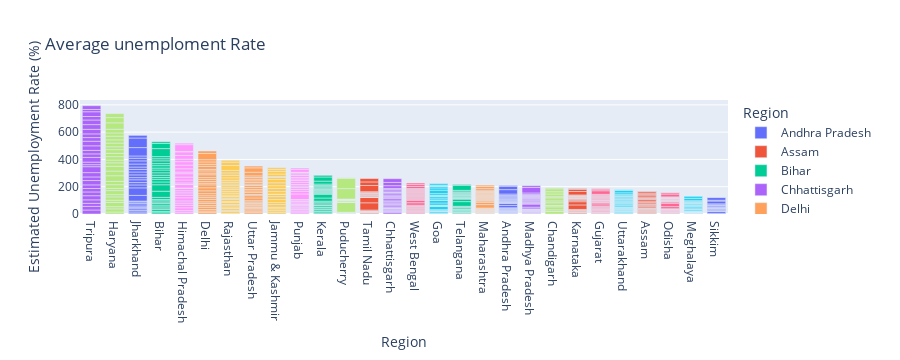

Write notebook code for a chart like this one.
### Code cell
# Bar Plot of Average Estimated Unployment Rate
import plotly.express as px
fig = px.bar(df1, x = 'Region', y =" Estimated Unemployment Rate (%)", color = "Region", title = "Average unemploment Rate")
fig.update_layout(xaxis = {'categoryorder':'total descending'})
fig.show()

### Figure 1 — Plotly figure (JSON) as saved in the notebook; plotly's stock layout.template omitted (floating-point values rounded to 4 significant figures)
{"data": [{"alignmentgroup": "True", "hovertemplate": "Region=%{x}<br> Estimated Unemployment Rate (%)=%{y}<extra></extra>", "legendgroup": "Andhra Pradesh", "marker": {"color": "#636efa", "pattern": {"shape": ""}}, "name": "Andhra Pradesh", "offsetgroup": "Andhra Pradesh", "orientation": "v", "showlegend": true, "textposition": "auto", "type": "bar", "x": ["Andhra Pradesh", "Andhra Pradesh", "Andhra Pradesh", "Andhra Pradesh", "Andhra Pradesh", "Andhra Pradesh", "Andhra Pradesh", "Andhra Pradesh", "Andhra Pradesh", "Andhra Pradesh", "Andhra Pradesh", "Andhra Pradesh", "Andhra Pradesh", "Andhra Pradesh", "Andhra Pradesh", "Andhra Pradesh", "Andhra Pradesh", "Andhra Pradesh", "Andhra Pradesh", "Andhra Pradesh", "Andhra Pradesh", "Andhra Pradesh", "Andhra Pradesh", "Andhra Pradesh", "Andhra Pradesh", "Andhra Pradesh", "Andhra Pradesh", "Andhra Pradesh"], "xaxis": "x", "y": [3.65, 3.05, 3.75, 3.32, 5.17, 3.52, 4.12, 4.38, 4.84, 5.91, 4.06, 16.29, 14.46, 0.85, 6.09, 3.8, 5.64, 4.61, 6.01, 4.7, 7.54, 7.88, 7.11, 5.66, 9.88, 32.3, 24.91, 5.86], "yaxis": "y"}, {"alignmentgroup": "True", "hovertemplate": "Region=%{x}<br> Estimated Unemployment Rate (%)=%{y}<extra></extra>", "legendgroup": "Assam", "marker": {"color": "#EF553B", "pattern": {"shape": ""}}, "name": "Assam", "offsetgroup": "Assam", "orientation": "v", "showlegend": true, "textposition": "auto", "type": "bar", "x": ["Assam", "Assam", "Assam", "Assam", "Assam", "Assam", "Assam", "Assam", "Assam", "Assam", "Assam", "Assam", "Assam", "Assam", "Assam", "Assam", "Assam", "Assam", "Assam", "Assam", "Assam", "Assam", "Assam", "Assam", "Assam", "Assam"], "xaxis": "x", "y": [4.29, 5.08, 4.26, 5.79, 4.46, 4.65, 4.66, 4.29, 3.26, 3.77, 9.38, 0, 7.87, 9.89, 3.21, 10.39, 9.26, 11.17, 6.31, 5.02, 7.24, 9.98, 10.34, 8.37, 10.77, 3.42], "yaxis": "y"}, {"alignmentgroup": "True", "hovertemplate": "Region=%{x}<br> Estimated Unemployment Rate (%)=%{y}<extra></extra>", "legendgroup": "Bihar", "marker": {"color": "#00cc96", "pattern": {"shape": ""}}, "name": "Bihar", "offsetgroup": "Bihar", "orientation": "v", "showlegend": true, "textposition": "auto", "type": "bar", "x": ["Bihar", "Bihar", "Bihar", "Bihar", "Bihar", "Bihar", "Bihar", "Bihar", "Bihar", "Bihar", "Bihar", "Bihar", "Bihar", "Bihar", "Bihar", "Bihar", "Bihar", "Bihar", "Bihar", "Bihar", "Bihar", "Bihar", "Bihar", "Bihar", "Bihar", "Bihar", "Bihar", "Bihar"], "xaxis": "x", "y": [9.27, 10.2, 13.44, 11, 8.87, 12.47, 12.4, 10.16, 9.13, 9.61, 15.39, 45.09, 47.26, 20.49, 19.9, 13.29, 16.41, 17.66, 20.46, 14.06, 17.62, 14.91, 20.69, 15.11, 15.73, 58.77, 37.87, 12.45], "yaxis": "y"}, {"alignmentgroup": "True", "hovertemplate": "Region=%{x}<br> Estimated Unemployment Rate (%)=%{y}<extra></extra>", "legendgroup": "Chhattisgarh", "marker": {"color": "#ab63fa", "pattern": {"shape": ""}}, "name": "Chhattisgarh", "offsetgroup": "Chhattisgarh", "orientation": "v", "showlegend": true, "textposition": "auto", "type": "bar", "x": ["Chhattisgarh", "Chhattisgarh", "Chhattisgarh", "Chhattisgarh", "Chhattisgarh", "Chhattisgarh", "Chhattisgarh", "Chhattisgarh", "Chhattisgarh", "Chhattisgarh", "Chhattisgarh", "Chhattisgarh", "Chhattisgarh", "Chhattisgarh", "Chhattisgarh", "Chhattisgarh", "Chhattisgarh", "Chhattisgarh", "Chhattisgarh", "Chhattisgarh", "Chhattisgarh", "Chhattisgarh", "Chhattisgarh", "Chhattisgarh", "Chhattisgarh", "Chhattisgarh", "Chhattisgarh", "Chhattisgarh"], "xaxis": "x", "y": [9.82, 6.76, 4.54, 4.64, 8.33, 6.96, 2.77, 6.11, 9.89, 7.89, 7.31, 0, 7.64, 10.14, 9.77, 11.77, 8.17, 6.29, 9.46, 10.27, 8.32, 3.57, 9.01, 9.79, 8.21, 20.13, 24.1, 27.07], "yaxis": "y"}, {"alignmentgroup": "True", "hovertemplate": "Region=%{x}<br> Estimated Unemployment Rate (%)=%{y}<extra></extra>", "legendgroup": "Delhi", "marker": {"color": "#FFA15A", "pattern": {"shape": ""}}, "name": "Delhi", "offsetgroup": "Delhi", "orientation": "v", "showlegend": true, "textposition": "auto", "type": "bar", "x": ["Delhi", "Delhi", "Delhi", "Delhi", "Delhi", "Delhi", "Delhi", "Delhi", "Delhi", "Delhi", "Delhi", "Delhi", "Delhi", "Delhi", "Delhi", "Delhi", "Delhi", "Delhi", "Delhi", "Delhi", "Delhi", "Delhi", "Delhi", "Delhi", "Delhi", "Delhi", "Delhi", "Delhi"], "xaxis": "x", "y": [12.56, 9.33, 11.07, 17.18, 12.5, 15.84, 11.11, 16.97, 13.48, 13.81, 15.18, 20.69, 22.76, 21.14, 12.31, 12.76, 14.68, 13.52, 20.59, 12.41, 16.11, 11.07, 22.45, 14.86, 17.09, 16.51, 45.78, 18.11], "yaxis": "y"}, {"alignmentgroup": "True", "hovertemplate": "Region=%{x}<br> Estimated Unemployment Rate (%)=%{y}<extra></extra>", "legendgroup": "Goa", "marker": {"color": "#19d3f3", "pattern": {"shape": ""}}, "name": "Goa", "offsetgroup": "Goa", "orientation": "v", "showlegend": true, "textposition": "auto", "type": "bar", "x": ["Goa", "Goa", "Goa", "Goa", "Goa", "Goa", "Goa", "Goa", "Goa", "Goa", "Goa", "Goa", "Goa", "Goa", "Goa", "Goa", "Goa", "Goa", "Goa", "Goa", "Goa", "Goa", "Goa", "Goa"], "xaxis": "x", "y": [2.91, 5.45, 10.98, 1.98, 3.61, 7.21, 23.71, 3.54, 5.38, 0, 15.91, 20, 2.75, 13.33, 12.28, 4.9, 3.16, 12.31, 25.2, 16.22, 10.92, 4.31, 4.76, 11.76], "yaxis": "y"}, {"alignmentgroup": "True", "hovertemplate": "Region=%{x}<br> Estimated Unemployment Rate (%)=%{y}<extra></extra>", "legendgroup": "Gujarat", "marker": {"color": "#FF6692", "pattern": {"shape": ""}}, "name": "Gujarat", "offsetgroup": "Gujarat", "orientation": "v", "showlegend": true, "textposition": "auto", "type": "bar", "x": ["Gujarat", "Gujarat", "Gujarat", "Gujarat", "Gujarat", "Gujarat", "Gujarat", "Gujarat", "Gujarat", "Gujarat", "Gujarat", "Gujarat", "Gujarat", "Gujarat", "Gujarat", "Gujarat", "Gujarat", "Gujarat", "Gujarat", "Gujarat", "Gujarat", "Gujarat", "Gujarat", "Gujarat", "Gujarat", "Gujarat", "Gujarat", "Gujarat"], "xaxis": "x", "y": [2.88, 4.77, 4.58, 3.7, 6.29, 4.91, 4.68, 3.46, 5.35, 6.64, 7.59, 12, 14.58, 1.41, 4.09, 6.31, 5.15, 4.2, 5.96, 5.45, 7.53, 5.71, 5.82, 6.04, 5.39, 25.94, 11.62, 4.54], "yaxis": "y"}, {"alignmentgroup": "True", "hovertemplate": "Region=%{x}<br> Estimated Unemployment Rate (%)=%{y}<extra></extra>", "legendgroup": "Haryana", "marker": {"color": "#B6E880", "pattern": {"shape": ""}}, "name": "Haryana", "offsetgroup": "Haryana", "orientation": "v", "showlegend": true, "textposition": "auto", "type": "bar", "x": ["Haryana", "Haryana", "Haryana", "Haryana", "Haryana", "Haryana", "Haryana", "Haryana", "Haryana", "Haryana", "Haryana", "Haryana", "Haryana", "Haryana", "Haryana", "Haryana", "Haryana", "Haryana", "Haryana", "Haryana", "Haryana", "Haryana", "Haryana", "Haryana", "Haryana", "Haryana", "Haryana", "Haryana"], "xaxis": "x", "y": [14.54, 23.08, 16.22, 30.94, 16.36, 24.17, 16.59, 29.56, 16.21, 27.19, 23.92, 41.61, 34.22, 35.57, 24.67, 20.42, 25.45, 24.19, 26.84, 21.04, 27.06, 23.65, 27.24, 23.29, 27.14, 46.89, 38.46, 29.41], "yaxis": "y"}, {"alignmentgroup": "True", "hovertemplate": "Region=%{x}<br> Estimated Unemployment Rate (%)=%{y}<extra></extra>", "legendgroup": "Himachal Pradesh", "marker": {"color": "#FF97FF", "pattern": {"shape": ""}}, "name": "Himachal Pradesh", "offsetgroup": "Himachal Pradesh", "orientation": "v", "showlegend": true, "textposition": "auto", "type": "bar", "x": ["Himachal Pradesh", "Himachal Pradesh", "Himachal Pradesh", "Himachal Pradesh", "Himachal Pradesh", "Himachal Pradesh", "Himachal Pradesh", "Himachal Pradesh", "Himachal Pradesh", "Himachal Pradesh", "Himachal Pradesh", "Himachal Pradesh", "Himachal Pradesh", "Himachal Pradesh", "Himachal Pradesh", "Himachal Pradesh", "Himachal Pradesh", "Himachal Pradesh", "Himachal Pradesh", "Himachal Pradesh", "Himachal Pradesh", "Himachal Pradesh", "Himachal Pradesh", "Himachal Pradesh", "Himachal Pradesh", "Himachal Pradesh", "Himachal Pradesh", "Himachal Pradesh"], "xaxis": "x", "y": [13.68, 11.43, 20.59, 18.56, 15.98, 15.81, 22.86, 19.46, 16.67, 15.42, 17.71, 2.13, 25.64, 1.12, 10.88, 21.43, 21.51, 24.48, 12, 23.77, 27.27, 25.32, 18.15, 27.31, 26.44, 2.7, 50, 10.81], "yaxis": "y"}, {"alignmentgroup": "True", "hovertemplate": "Region=%{x}<br> Estimated Unemployment Rate (%)=%{y}<extra></extra>", "legendgroup": "Jammu & Kashmir", "marker": {"color": "#FECB52", "pattern": {"shape": ""}}, "name": "Jammu & Kashmir", "offsetgroup": "Jammu & Kashmir", "orientation": "v", "showlegend": true, "textposition": "auto", "type": "bar", "x": ["Jammu & Kashmir", "Jammu & Kashmir", "Jammu & Kashmir", "Jammu & Kashmir", "Jammu & Kashmir", "Jammu & Kashmir", "Jammu & Kashmir", "Jammu & Kashmir", "Jammu & Kashmir", "Jammu & Kashmir", "Jammu & Kashmir", "Jammu & Kashmir", "Jammu & Kashmir", "Jammu & Kashmir", "Jammu & Kashmir", "Jammu & Kashmir", "Jammu & Kashmir", "Jammu & Kashmir", "Jammu & Kashmir", "Jammu & Kashmir", "Jammu & Kashmir"], "xaxis": "x", "y": [12.78, 12.09, 13.67, 11.32, 19.27, 14.73, 22.19, 21.23, 16, 2.22, 18.97, 23.04, 19.88, 21.55, 24.06, 14.29, 7.02, 18.54, 19.86, 14.29, 12.96], "yaxis": "y"}, {"alignmentgroup": "True", "hovertemplate": "Region=%{x}<br> Estimated Unemployment Rate (%)=%{y}<extra></extra>", "legendgroup": "Jharkhand", "marker": {"color": "#636efa", "pattern": {"shape": ""}}, "name": "Jharkhand", "offsetgroup": "Jharkhand", "orientation": "v", "showlegend": true, "textposition": "auto", "type": "bar", "x": ["Jharkhand", "Jharkhand", "Jharkhand", "Jharkhand", "Jharkhand", "Jharkhand", "Jharkhand", "Jharkhand", "Jharkhand", "Jharkhand", "Jharkhand", "Jharkhand", "Jharkhand", "Jharkhand", "Jharkhand", "Jharkhand", "Jharkhand", "Jharkhand", "Jharkhand", "Jharkhand", "Jharkhand", "Jharkhand", "Jharkhand", "Jharkhand", "Jharkhand", "Jharkhand", "Jharkhand", "Jharkhand"], "xaxis": "x", "y": [7.11, 8.46, 9.98, 12.06, 7.12, 6.57, 8.07, 15.15, 6.16, 9.06, 5.01, 41.72, 55.1, 21.53, 17.23, 20.51, 15.67, 20.25, 21.16, 19.05, 17.34, 22.01, 22.96, 19.67, 16.4, 61.48, 70.17, 19.38], "yaxis": "y"}, {"alignmentgroup": "True", "hovertemplate": "Region=%{x}<br> Estimated Unemployment Rate (%)=%{y}<extra></extra>", "legendgroup": "Karnataka", "marker": {"color": "#EF553B", "pattern": {"shape": ""}}, "name": "Karnataka", "offsetgroup": "Karnataka", "orientation": "v", "showlegend": true, "textposition": "auto", "type": "bar", "x": ["Karnataka", "Karnataka", "Karnataka", "Karnataka", "Karnataka", "Karnataka", "Karnataka", "Karnataka", "Karnataka", "Karnataka", "Karnataka", "Karnataka", "Karnataka", "Karnataka", "Karnataka", "Karnataka", "Karnataka", "Karnataka", "Karnataka", "Karnataka", "Karnataka", "Karnataka", "Karnataka", "Karnataka", "Karnataka", "Karnataka", "Karnataka", "Karnataka"], "xaxis": "x", "y": [5.46, 5.98, 0.52, 0.37, 3.2, 7.13, 1.19, 0.41, 2.57, 4.11, 2.39, 33.17, 23.72, 10.92, 6.56, 5, 2.29, 1.27, 3.57, 3.87, 3.44, 1.56, 3.31, 2.88, 4.92, 25.12, 15.88, 6.12], "yaxis": "y"}, {"alignmentgroup": "True", "hovertemplate": "Region=%{x}<br> Estimated Unemployment Rate (%)=%{y}<extra></extra>", "legendgroup": "Kerala", "marker": {"color": "#00cc96", "pattern": {"shape": ""}}, "name": "Kerala", "offsetgroup": "Kerala", "orientation": "v", "showlegend": true, "textposition": "auto", "type": "bar", "x": ["Kerala", "Kerala", "Kerala", "Kerala", "Kerala", "Kerala", "Kerala", "Kerala", "Kerala", "Kerala", "Kerala", "Kerala", "Kerala", "Kerala", "Kerala", "Kerala", "Kerala", "Kerala", "Kerala", "Kerala", "Kerala", "Kerala", "Kerala", "Kerala", "Kerala", "Kerala", "Kerala", "Kerala"], "xaxis": "x", "y": [6.63, 9, 4.95, 10.32, 5.35, 9.14, 5, 10.77, 4.11, 8.91, 8.85, 10.71, 23.38, 27.66, 6.11, 6.67, 7.58, 7.69, 5.52, 5.35, 6.71, 7.31, 6.65, 6.08, 9.14, 21.43, 30.28, 12.17], "yaxis": "y"}, {"alignmentgroup": "True", "hovertemplate": "Region=%{x}<br> Estimated Unemployment Rate (%)=%{y}<extra></extra>", "legendgroup": "Madhya Pradesh", "marker": {"color": "#ab63fa", "pattern": {"shape": ""}}, "name": "Madhya Pradesh", "offsetgroup": "Madhya Pradesh", "orientation": "v", "showlegend": true, "textposition": "auto", "type": "bar", "x": ["Madhya Pradesh", "Madhya Pradesh", "Madhya Pradesh", "Madhya Pradesh", "Madhya Pradesh", "Madhya Pradesh", "Madhya Pradesh", "Madhya Pradesh", "Madhya Pradesh", "Madhya Pradesh", "Madhya Pradesh", "Madhya Pradesh", "Madhya Pradesh", "Madhya Pradesh", "Madhya Pradesh", "Madhya Pradesh", "Madhya Pradesh", "Madhya Pradesh", "Madhya Pradesh", "Madhya Pradesh", "Madhya Pradesh", "Madhya Pradesh", "Madhya Pradesh", "Madhya Pradesh", "Madhya Pradesh", "Madhya Pradesh", "Madhya Pradesh", "Madhya Pradesh"], "xaxis": "x", "y": [3.63, 4.25, 3.92, 4.94, 3.08, 2.98, 2.72, 2.94, 3.66, 4.42, 1.19, 12.5, 22.46, 6.46, 3.91, 6.38, 7.38, 6.82, 7, 4.4, 6.06, 6.2, 5.17, 4.96, 4.8, 11.94, 40.49, 12.72], "yaxis": "y"}, {"alignmentgroup": "True", "hovertemplate": "Region=%{x}<br> Estimated Unemployment Rate (%)=%{y}<extra></extra>", "legendgroup": "Maharashtra", "marker": {"color": "#FFA15A", "pattern": {"shape": ""}}, "name": "Maharashtra", "offsetgroup": "Maharashtra", "orientation": "v", "showlegend": true, "textposition": "auto", "type": "bar", "x": ["Maharashtra", "Maharashtra", "Maharashtra", "Maharashtra", "Maharashtra", "Maharashtra", "Maharashtra", "Maharashtra", "Maharashtra", "Maharashtra", "Maharashtra", "Maharashtra", "Maharashtra", "Maharashtra", "Maharashtra", "Maharashtra", "Maharashtra", "Maharashtra", "Maharashtra", "Maharashtra", "Maharashtra", "Maharashtra", "Maharashtra", "Maharashtra", "Maharashtra", "Maharashtra", "Maharashtra", "Maharashtra"], "xaxis": "x", "y": [3.67, 4.34, 3.66, 3.76, 4.4, 3.81, 3.68, 3.03, 3.8, 4.24, 5.38, 25.28, 16.89, 9.4, 6.08, 6.46, 6.35, 7.57, 7.6, 7.51, 7.6, 7.83, 6.67, 5.34, 6.34, 14.99, 15.92, 10.01], "yaxis": "y"}, {"alignmentgroup": "True", "hovertemplate": "Region=%{x}<br> Estimated Unemployment Rate (%)=%{y}<extra></extra>", "legendgroup": "Meghalaya", "marker": {"color": "#19d3f3", "pattern": {"shape": ""}}, "name": "Meghalaya", "offsetgroup": "Meghalaya", "orientation": "v", "showlegend": true, "textposition": "auto", "type": "bar", "x": ["Meghalaya", "Meghalaya", "Meghalaya", "Meghalaya", "Meghalaya", "Meghalaya", "Meghalaya", "Meghalaya", "Meghalaya", "Meghalaya", "Meghalaya", "Meghalaya", "Meghalaya", "Meghalaya", "Meghalaya", "Meghalaya", "Meghalaya", "Meghalaya", "Meghalaya", "Meghalaya", "Meghalaya", "Meghalaya", "Meghalaya", "Meghalaya", "Meghalaya", "Meghalaya", "Meghalaya"], "xaxis": "x", "y": [3.16, 4.23, 1.03, 0.52, 0.24, 3.7, 1.5, 1.8, 0.97, 2.76, 1.28, 8.38, 3.73, 1.35, 8.4, 8.66, 4.43, 5.8, 5.3, 7.2, 3.02, 5.21, 4.76, 7.37, 2.8, 17.39, 14.58], "yaxis": "y"}, {"alignmentgroup": "True", "hovertemplate": "Region=%{x}<br> Estimated Unemployment Rate (%)=%{y}<extra></extra>", "legendgroup": "Odisha", "marker": {"color": "#FF6692", "pattern": {"shape": ""}}, "name": "Odisha", "offsetgroup": "Odisha", "orientation": "v", "showlegend": true, "textposition": "auto", "type": "bar", "x": ["Odisha", "Odisha", "Odisha", "Odisha", "Odisha", "Odisha", "Odisha", "Odisha", "Odisha", "Odisha", "Odisha", "Odisha", "Odisha", "Odisha", "Odisha", "Odisha", "Odisha", "Odisha", "Odisha", "Odisha", "Odisha", "Odisha", "Odisha", "Odisha", "Odisha", "Odisha", "Odisha", "Odisha"], "xaxis": "x", "y": [4.17, 4.71, 3.31, 3.68, 4.31, 4.28, 4.72, 4.67, 1.81, 3.31, 15.09, 24.48, 9.45, 4.59, 2.95, 2.63, 1.78, 3.5, 3.78, 4.5, 2.23, 3.36, 2.28, 2.19, 3.96, 20.5, 10, 2.18], "yaxis": "y"}, {"alignmentgroup": "True", "hovertemplate": "Region=%{x}<br> Estimated Unemployment Rate (%)=%{y}<extra></extra>", "legendgroup": "Puducherry", "marker": {"color": "#B6E880", "pattern": {"shape": ""}}, "name": "Puducherry", "offsetgroup": "Puducherry", "orientation": "v", "showlegend": true, "textposition": "auto", "type": "bar", "x": ["Puducherry", "Puducherry", "Puducherry", "Puducherry", "Puducherry", "Puducherry", "Puducherry", "Puducherry", "Puducherry", "Puducherry", "Puducherry", "Puducherry", "Puducherry", "Puducherry", "Puducherry", "Puducherry", "Puducherry", "Puducherry", "Puducherry", "Puducherry", "Puducherry", "Puducherry", "Puducherry", "Puducherry", "Puducherry", "Puducherry"], "xaxis": "x", "y": [0, 0, 0, 4.85, 0, 1.18, 0, 1.99, 0.58, 1.74, 2.31, 74.51, 1.25, 0, 0, 8.95, 1.22, 1.17, 1.37, 5.21, 0.57, 1.78, 0.62, 76.74, 75, 4.55], "yaxis": "y"}, {"alignmentgroup": "True", "hovertemplate": "Region=%{x}<br> Estimated Unemployment Rate (%)=%{y}<extra></extra>", "legendgroup": "Punjab", "marker": {"color": "#FF97FF", "pattern": {"shape": ""}}, "name": "Punjab", "offsetgroup": "Punjab", "orientation": "v", "showlegend": true, "textposition": "auto", "type": "bar", "x": ["Punjab", "Punjab", "Punjab", "Punjab", "Punjab", "Punjab", "Punjab", "Punjab", "Punjab", "Punjab", "Punjab", "Punjab", "Punjab", "Punjab", "Punjab", "Punjab", "Punjab", "Punjab", "Punjab", "Punjab", "Punjab", "Punjab", "Punjab", "Punjab", "Punjab", "Punjab", "Punjab", "Punjab"], "xaxis": "x", "y": [9.17, 12.21, 9.64, 6.69, 8.59, 12.56, 7.07, 6.13, 9.69, 10.41, 10.51, 3.69, 40.59, 20, 13.49, 13.17, 11.61, 11.99, 15.69, 13.75, 10.39, 11.97, 13.68, 11.99, 9.97, 1.13, 20.54, 10.55], "yaxis": "y"}, {"alignmentgroup": "True", "hovertemplate": "Region=%{x}<br> Estimated Unemployment Rate (%)=%{y}<extra></extra>", "legendgroup": "Rajasthan", "marker": {"color": "#FECB52", "pattern": {"shape": ""}}, "name": "Rajasthan", "offsetgroup": "Rajasthan", "orientation": "v", "showlegend": true, "textposition": "auto", "type": "bar", "x": ["Rajasthan", "Rajasthan", "Rajasthan", "Rajasthan", "Rajasthan", "Rajasthan", "Rajasthan", "Rajasthan", "Rajasthan", "Rajasthan", "Rajasthan", "Rajasthan", "Rajasthan", "Rajasthan", "Rajasthan", "Rajasthan", "Rajasthan", "Rajasthan", "Rajasthan", "Rajasthan", "Rajasthan", "Rajasthan", "Rajasthan", "Rajasthan", "Rajasthan", "Rajasthan", "Rajasthan", "Rajasthan"], "xaxis": "x", "y": [4.03, 13.7, 9.7, 12.5, 5.45, 14.66, 10.47, 13.96, 8, 14.48, 9.47, 12.25, 10.45, 13.86, 13.62, 14.36, 11.67, 14.71, 12.63, 13.02, 14.3, 18.04, 18.82, 17.02, 18.54, 35.53, 25.35, 13.04], "yaxis": "y"}, {"alignmentgroup": "True", "hovertemplate": "Region=%{x}<br> Estimated Unemployment Rate (%)=%{y}<extra></extra>", "legendgroup": "Sikkim", "marker": {"color": "#636efa", "pattern": {"shape": ""}}, "name": "Sikkim", "offsetgroup": "Sikkim", "orientation": "v", "showlegend": true, "textposition": "auto", "type": "bar", "x": ["Sikkim", "Sikkim", "Sikkim", "Sikkim", "Sikkim", "Sikkim", "Sikkim", "Sikkim", "Sikkim", "Sikkim", "Sikkim", "Sikkim", "Sikkim", "Sikkim", "Sikkim", "Sikkim", "Sikkim"], "xaxis": "x", "y": [5.48, 13.11, 1, 0, 5.81, 8.2, 7.76, 2.56, 4.82, 4.81, 9.68, 4.04, 7.37, 20.45, 5.77, 19.75, 2.63], "yaxis": "y"}, {"alignmentgroup": "True", "hovertemplate": "Region=%{x}<br> Estimated Unemployment Rate (%)=%{y}<extra></extra>", "legendgroup": "Tamil Nadu", "marker": {"color": "#EF553B", "pattern": {"shape": ""}}, "name": "Tamil Nadu", "offsetgroup": "Tamil Nadu", "orientation": "v", "showlegend": true, "textposition": "auto", "type": "bar", "x": ["Tamil Nadu", "Tamil Nadu", "Tamil Nadu", "Tamil Nadu", "Tamil Nadu", "Tamil Nadu", "Tamil Nadu", "Tamil Nadu", "Tamil Nadu", "Tamil Nadu", "Tamil Nadu", "Tamil Nadu", "Tamil Nadu", "Tamil Nadu", "Tamil Nadu", "Tamil Nadu", "Tamil Nadu", "Tamil Nadu", "Tamil Nadu", "Tamil Nadu", "Tamil Nadu", "Tamil Nadu", "Tamil Nadu", "Tamil Nadu", "Tamil Nadu", "Tamil Nadu", "Tamil Nadu", "Tamil Nadu"], "xaxis": "x", "y": [0.97, 0.92, 6.01, 2.91, 1.71, 1.46, 2.46, 3.73, 1.18, 1.17, 6.36, 53.19, 38.73, 2.06, 0.89, 1.56, 3.18, 9.53, 1.86, 1.13, 2.65, 8.05, 2.05, 3.31, 6.46, 45.55, 25.95, 24.93], "yaxis": "y"}, {"alignmentgroup": "True", "hovertemplate": "Region=%{x}<br> Estimated Unemployment Rate (%)=%{y}<extra></extra>", "legendgroup": "Telangana", "marker": {"color": "#00cc96", "pattern": {"shape": ""}}, "name": "Telangana", "offsetgroup": "Telangana", "orientation": "v", "showlegend": true, "textposition": "auto", "type": "bar", "x": ["Telangana", "Telangana", "Telangana", "Telangana", "Telangana", "Telangana", "Telangana", "Telangana", "Telangana", "Telangana", "Telangana", "Telangana", "Telangana", "Telangana", "Telangana", "Telangana", "Telangana", "Telangana", "Telangana", "Telangana", "Telangana", "Telangana", "Telangana", "Telangana", "Telangana", "Telangana", "Telangana", "Telangana"], "xaxis": "x", "y": [2.23, 5.92, 2.45, 1.4, 5.49, 7.29, 6.47, 1.35, 5.02, 9.02, 5.63, 4.51, 34.01, 19.3, 1.52, 1.43, 3.73, 4.19, 6.19, 6.74, 5.23, 4.22, 6.49, 6.74, 6.1, 10.5, 36.57, 6.92], "yaxis": "y"}, {"alignmentgroup": "True", "hovertemplate": "Region=%{x}<br> Estimated Unemployment Rate (%)=%{y}<extra></extra>", "legendgroup": "Tripura", "marker": {"color": "#ab63fa", "pattern": {"shape": ""}}, "name": "Tripura", "offsetgroup": "Tripura", "orientation": "v", "showlegend": true, "textposition": "auto", "type": "bar", "x": ["Tripura", "Tripura", "Tripura", "Tripura", "Tripura", "Tripura", "Tripura", "Tripura", "Tripura", "Tripura", "Tripura", "Tripura", "Tripura", "Tripura", "Tripura", "Tripura", "Tripura", "Tripura", "Tripura", "Tripura", "Tripura", "Tripura", "Tripura", "Tripura", "Tripura", "Tripura", "Tripura", "Tripura"], "xaxis": "x", "y": [29.25, 26.64, 22.47, 25.49, 30.23, 27.54, 25.25, 26.53, 31.91, 26.22, 31.61, 43.64, 14.71, 18.84, 34.69, 25.59, 25.81, 33.45, 33.57, 26.67, 27.15, 33.48, 34.37, 33.88, 25.69, 34.88, 16.78, 27.47], "yaxis": "y"}, {"alignmentgroup": "True", "hovertemplate": "Region=%{x}<br> Estimated Unemployment Rate (%)=%{y}<extra></extra>", "legendgroup": "Uttar Pradesh", "marker": {"color": "#FFA15A", "pattern": {"shape": ""}}, "name": "Uttar Pradesh", "offsetgroup": "Uttar Pradesh", "orientation": "v", "showlegend": true, "textposition": "auto", "type": "bar", "x": ["Uttar Pradesh", "Uttar Pradesh", "Uttar Pradesh", "Uttar Pradesh", "Uttar Pradesh", "Uttar Pradesh", "Uttar Pradesh", "Uttar Pradesh", "Uttar Pradesh", "Uttar Pradesh", "Uttar Pradesh", "Uttar Pradesh", "Uttar Pradesh", "Uttar Pradesh", "Uttar Pradesh", "Uttar Pradesh", "Uttar Pradesh", "Uttar Pradesh", "Uttar Pradesh", "Uttar Pradesh", "Uttar Pradesh", "Uttar Pradesh", "Uttar Pradesh", "Uttar Pradesh", "Uttar Pradesh", "Uttar Pradesh", "Uttar Pradesh", "Uttar Pradesh"], "xaxis": "x", "y": [10.26, 11.13, 9.19, 11.47, 6.45, 10.18, 6.94, 8.43, 6.06, 8.12, 9.37, 19.92, 16.89, 8.51, 14.4, 11.62, 11.8, 14.73, 13.58, 10.35, 11.31, 12.37, 12.34, 11.65, 12.32, 26.94, 32.06, 13.05], "yaxis": "y"}, {"alignmentgroup": "True", "hovertemplate": "Region=%{x}<br> Estimated Unemployment Rate (%)=%{y}<extra></extra>", "legendgroup": "Uttarakhand", "marker": {"color": "#19d3f3", "pattern": {"shape": ""}}, "name": "Uttarakhand", "offsetgroup": "Uttarakhand", "orientation": "v", "showlegend": true, "textposition": "auto", "type": "bar", "x": ["Uttarakhand", "Uttarakhand", "Uttarakhand", "Uttarakhand", "Uttarakhand", "Uttarakhand", "Uttarakhand", "Uttarakhand", "Uttarakhand", "Uttarakhand", "Uttarakhand", "Uttarakhand", "Uttarakhand", "Uttarakhand", "Uttarakhand", "Uttarakhand", "Uttarakhand", "Uttarakhand", "Uttarakhand", "Uttarakhand", "Uttarakhand", "Uttarakhand", "Uttarakhand", "Uttarakhand", "Uttarakhand", "Uttarakhand", "Uttarakhand"], "xaxis": "x", "y": [1.63, 4.65, 5.74, 6.11, 3.47, 4.83, 5.56, 4.52, 4.17, 4.85, 3.66, 3.57, 10.71, 9.17, 4.69, 6.94, 7.43, 9.62, 4.72, 6.34, 7.39, 8.92, 5.28, 8.15, 13.18, 17.36, 5.08], "yaxis": "y"}, {"alignmentgroup": "True", "hovertemplate": "Region=%{x}<br> Estimated Unemployment Rate (%)=%{y}<extra></extra>", "legendgroup": "West Bengal", "marker": {"color": "#FF6692", "pattern": {"shape": ""}}, "name": "West Bengal", "offsetgroup": "West Bengal", "orientation": "v", "showlegend": true, "textposition": "auto", "type": "bar", "x": ["West Bengal", "West Bengal", "West Bengal", "West Bengal", "West Bengal", "West Bengal", "West Bengal", "West Bengal", "West Bengal", "West Bengal", "West Bengal", "West Bengal", "West Bengal", "West Bengal", "West Bengal", "West Bengal", "West Bengal", "West Bengal", "West Bengal", "West Bengal", "West Bengal", "West Bengal", "West Bengal", "West Bengal", "West Bengal", "West Bengal", "West Bengal", "West Bengal"], "xaxis": "x", "y": [6.02, 5.85, 5.62, 5.58, 5.26, 6.78, 5.83, 5.79, 6.79, 3.78, 7.02, 18.32, 18.43, 4.94, 7.25, 7.38, 7.91, 7.27, 7.79, 7.83, 6.61, 7.24, 7.27, 7.55, 6.67, 15.63, 15.22, 9.86], "yaxis": "y"}, {"alignmentgroup": "True", "hovertemplate": "Region=%{x}<br> Estimated Unemployment Rate (%)=%{y}<extra></extra>", "legendgroup": "Chandigarh", "marker": {"color": "#B6E880", "pattern": {"shape": ""}}, "name": "Chandigarh", "offsetgroup": "Chandigarh", "orientation": "v", "showlegend": true, "textposition": "auto", "type": "bar", "x": ["Chandigarh", "Chandigarh", "Chandigarh", "Chandigarh", "Chandigarh", "Chandigarh", "Chandigarh", "Chandigarh", "Chandigarh", "Chandigarh", "Chandigarh", "Chandigarh"], "xaxis": "x", "y": [18.35, 12.4, 21.8, 9.52, 20.14, 13.99, 22.05, 8.33, 20, 16.67, 21.43, 7.22], "yaxis": "y"}], "layout": {"barmode": "relative", "height": 360, "legend": {"title": {"text": "Region"}, "tracegroupgap": 0}, "title": {"text": "Average unemploment Rate"}, "xaxis": {"anchor": "y", "autorange": true, "categoryarray": ["Andhra Pradesh", "Assam", "Bihar", "Chhattisgarh", "Delhi", "Goa", "Gujarat", "Haryana", "Himachal Pradesh", "Jammu & Kashmir", "Jharkhand", "Karnataka", "Kerala", "Madhya Pradesh", "Maharashtra", "Meghalaya", "Odisha", "Puducherry", "Punjab", "Rajasthan", "Sikkim", "Tamil Nadu", "Telangana", "Tripura", "Uttar Pradesh", "Uttarakhand", "West Bengal", "Chandigarh"], "categoryorder": "total descending", "domain": [0, 1], "range": [-0.5, 27.5], "title": {"text": "Region"}, "type": "category"}, "yaxis": {"anchor": "x", "autorange": true, "domain": [0, 1], "range": [0, 835.6], "title": {"text": " Estimated Unemployment Rate (%)"}, "type": "linear"}}}
